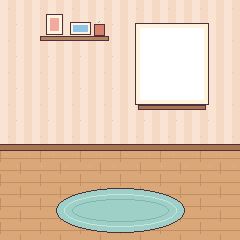
#> input picture apps/pwa/src/assets/pixel/room.png, 240 x 240 px, found by its file name
$ python devices.py out.png
#> lines starting #> are read from the running program, lines starting #| are printed output that depends on the picture
"""Phone (PWA) and desktop screen (ESP32) illustrations. Screens are filled by CSS layers. Original art."""
import os
import sys
sys.path.insert(0, "/Volumes/Backup_ACASIS M001 Media/Dev/skills/pixel-art-studio/scripts")
from pixelstudio import Sprite
from PIL import Image

OUT = sys.argv[1]
LINE = "#4a3040"


def save(sp, name):
    sp.save_png(os.path.join(OUT, name))


room = Image.open(OUT + "/room.png").convert("RGBA")
#> room is the input picture: PIL image 240x240 RGBA; mean R, G, B, A 204.8, 179.2, 154.9, 234.6

# ---- screen backgrounds (static crops of the room, pet is overlaid live) ----
room.crop((60, 78, 116, 182)).save(OUT + "/phone_bg.png")      # 56x104
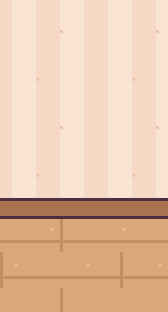
#> saved as phone_bg.png: PIL image 56x104 RGBA (shown 3 times larger); mean R, G, B, A 230.7, 196.5, 169, 255
room.crop((72, 138, 136, 202)).save(OUT + "/desk_bg.png")      # 64x64
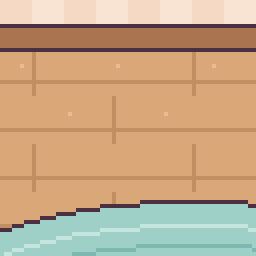
#> saved as desk_bg.png: PIL image 64x64 RGBA (shown 4 times larger); mean R, G, B, A 198, 168.4, 134.7, 255

# ---- phone frame 72x128, screen hole (8,12)-(63,115) ----
#> (the run stopped early here; a loop or call above may not have finished)
